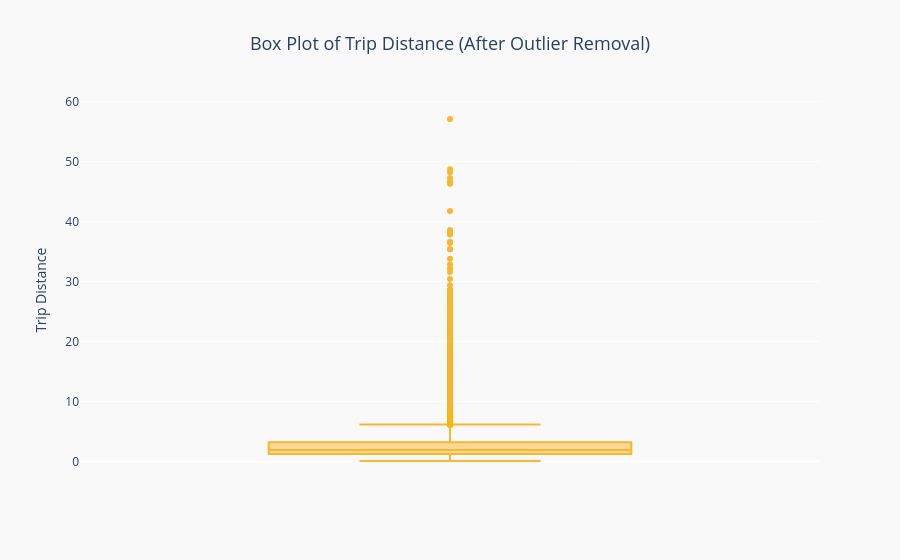
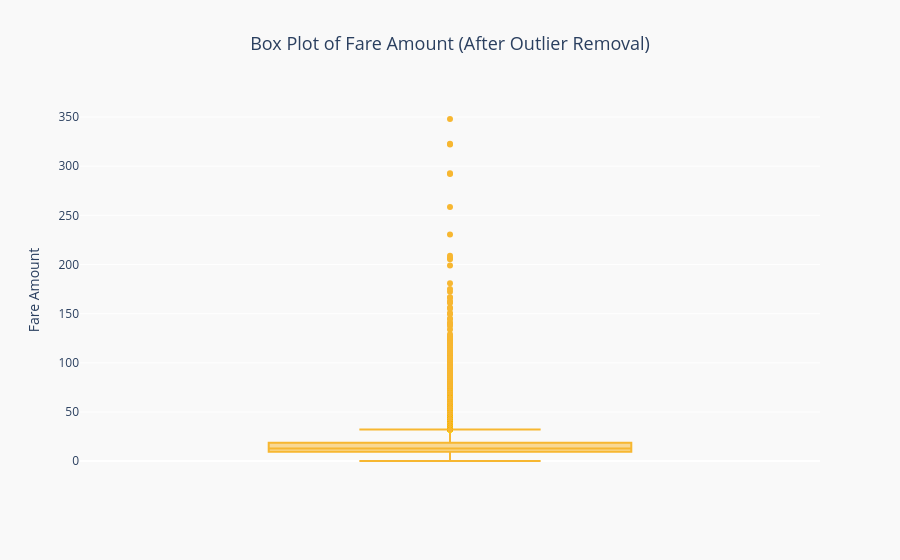

These figures' notebook cell, in order:
### Markdown cell above
### Verifying Outlier Removal:

### Code cell
# Defining columns to visualise:
columns_to_check = ["trip_distance", "fare_amount"]

# Box plots for cleaned data:
for col in columns_to_check:
    fig = px.box(
        df_cleaned,
        y=col,
        title=f'Box Plot of {col.replace("_", " ").title()} (After Outlier Removal)',
        color_discrete_sequence=["#F7B731"]
    )
    fig.update_layout(
        yaxis_title=col.replace("_", " ").title(),
        plot_bgcolor="#F9F9F9",
        paper_bgcolor="#F9F9F9",
        title_x=0.5,
        title_font_size=18
    )
    fig.show()

### Figure 1 — Plotly figure (JSON) as saved in the notebook; plotly's stock layout.template omitted (floating-point values rounded to 4 significant figures; data arrays with more than 128 entries replaced by an {"elided": "..."} marker saying what was removed)
{"data": [{"alignmentgroup": "True", "hovertemplate": "trip_distance=%{y}<extra></extra>", "legendgroup": "", "marker": {"color": "#F7B731"}, "name": "", "notched": false, "offsetgroup": "", "orientation": "v", "showlegend": false, "type": "box", "x0": " ", "xaxis": "x", "y": {"elided": "60090 float values"}, "y0": " ", "yaxis": "y"}], "layout": {"boxmode": "group", "legend": {"tracegroupgap": 0}, "paper_bgcolor": "#F9F9F9", "plot_bgcolor": "#F9F9F9", "title": {"font": {"size": 18}, "text": "Box Plot of Trip Distance (After Outlier Removal)", "x": 0.5}, "xaxis": {"anchor": "y", "domain": [0, 1]}, "yaxis": {"anchor": "x", "domain": [0, 1], "title": {"text": "Trip Distance"}}}}

### Figure 2 — Plotly figure (JSON) as saved in the notebook; plotly's stock layout.template omitted (floating-point values rounded to 4 significant figures; data arrays with more than 128 entries replaced by an {"elided": "..."} marker saying what was removed)
{"data": [{"alignmentgroup": "True", "hovertemplate": "fare_amount=%{y}<extra></extra>", "legendgroup": "", "marker": {"color": "#F7B731"}, "name": "", "notched": false, "offsetgroup": "", "orientation": "v", "showlegend": false, "type": "box", "x0": " ", "xaxis": "x", "y": {"elided": "60090 float values"}, "y0": " ", "yaxis": "y"}], "layout": {"boxmode": "group", "legend": {"tracegroupgap": 0}, "paper_bgcolor": "#F9F9F9", "plot_bgcolor": "#F9F9F9", "title": {"font": {"size": 18}, "text": "Box Plot of Fare Amount (After Outlier Removal)", "x": 0.5}, "xaxis": {"anchor": "y", "domain": [0, 1]}, "yaxis": {"anchor": "x", "domain": [0, 1], "title": {"text": "Fare Amount"}}}}
